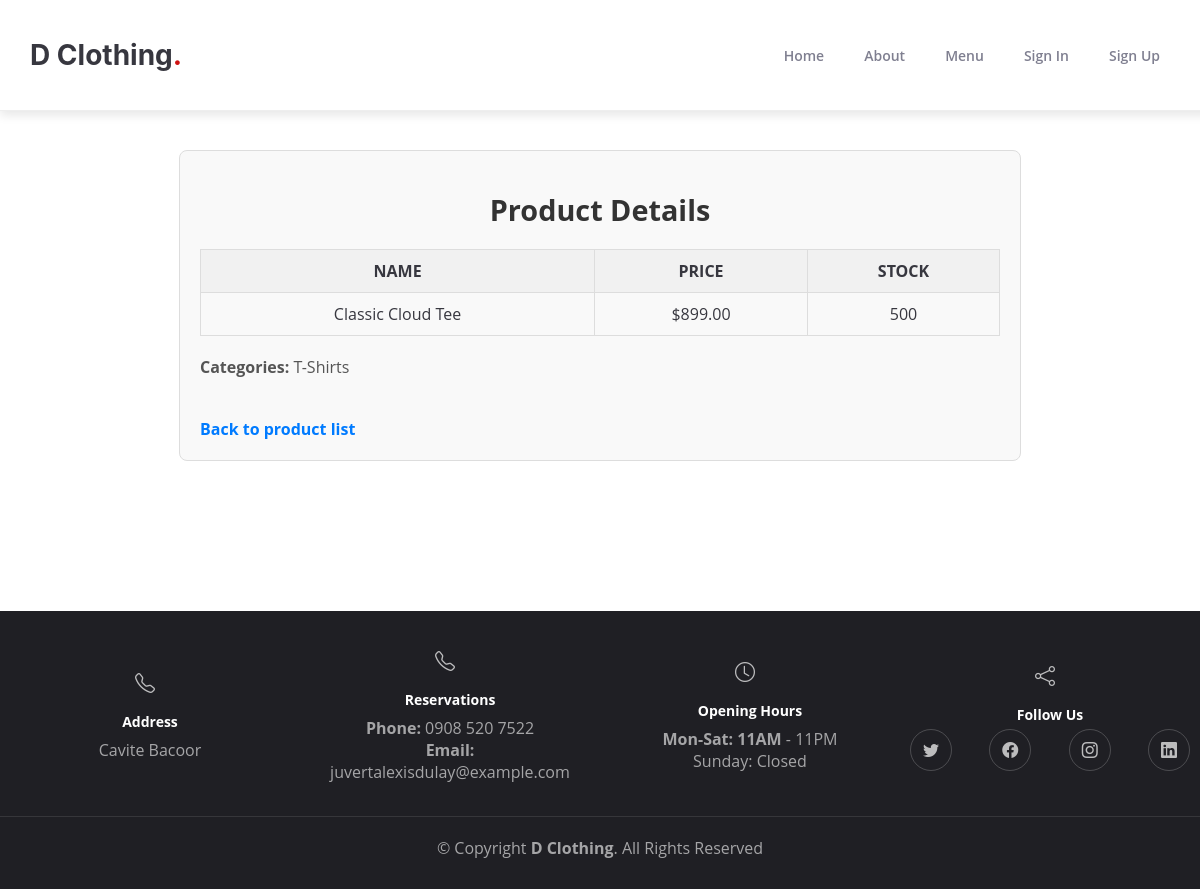
Screenshot of /product-detail/1/ with the database file from the repository.
### app/models.py (models this page shows, shortened)
class Product(models.Model):
    name = models.CharField(max_length=100)
    description = models.TextField(blank=True)
    image = models.ImageField(upload_to='products/', default='default.jpg')
    price = models.DecimalField(max_digits=10, decimal_places=2)
    stock = models.PositiveIntegerField()
    categories = models.ManyToManyField(Category, related_name='products')

class Category(models.Model):
    name = models.CharField(max_length=100)
    description = models.TextField(blank=True, null=True)

### app/views.py (the view)
# urls.py: path('product-detail/<int:pk>/', ProductDetailView.as_view(), name='product_detail'),
class ProductDetailView(DetailView):
    model = Product
    template_name = 'app/product_detail.html'
    context_object_name = 'product'

### app/templates/app/product_detail.html
{% extends 'app/base.html' %}
{% load static %}
{% block content %}
<link rel="stylesheet" href="{% static 'css/detail.css' %}">
<div class="product-detail-container">
    <h1 class="title">Product Details</h1>
    <table class="product-detail-table">
        <thead>
            <tr>
                <th>NAME</th>
                <th>PRICE</th>
                <th>STOCK</th>
            </tr>
        </thead>
        <tbody>
            <tr>
                <td>{{ product.name }}</td>
                <td>${{ product.price }}</td>
                <td>{{ product.stock }}</td>
            </tr>
        </tbody>
    </table>
    <div class="categories-section">
        <strong>Categories:</strong>
        {% for category in product.categories.all %}
            {{ category.name }}{% if not forloop.last %}, {% endif %}
        {% endfor %}
    </div>
    <a href="{% url 'menu' %}" class="back-link">Back to product list</a>
</div>
{% endblock content %}

### static/css/base.css (style rules this page uses)
body { font-family: var(--font-default); color: var(--color-default); }

### static/css/navbar.css (style rules this page uses)
:root { --font-default: "Open Sans", system-ui, -apple-system, "Segoe UI", Roboto, "Helvetica Neue", Arial, "Noto Sans", "Liberation Sans", sans-serif; --font-secondary: "Inter", sans-serif; --color-primary: #ce1212; --color-secondary: #37373f; --color-background: #ffffff; --color-text-light: #7f7f90; --color-hover: #ec2727; }
body { font-family: var(--font-default); color: var(--color-secondary); background-color: var(--color-background); margin: 0; padding: 0; }
a { color: var(--color-primary); text-decoration: none; transition: color 0.3s ease; }

### static/css/detail.css (style rules this page uses)
.product-detail-container { max-width: 800px; margin: 150px auto; padding: 20px; border: 1px solid #ddd; border-radius: 8px; background-color: #f9f9f9; }
.title { text-align: center; font-size: 1.8em; margin-bottom: 20px; color: #333; }
.product-detail-table { width: 100%; border-collapse: collapse; margin-bottom: 20px; }
.product-detail-table th, .product-detail-table td { border: 1px solid #ddd; padding: 10px; text-align: center; margin: 150px auto; }
.product-detail-table th { background-color: #f1f1f1; font-weight: bold; }
.categories-section { margin: 20px 0; font-size: 1em; color: #555; }
.back-link { display: inline-block; text-align: center; margin-top: 20px; text-decoration: none; color: #007BFF; font-weight: bold; }

### rows the page displays
Product: name "Classic Cloud Tee", price "899.00", stock "500"
Category: name "T-Shirts"
